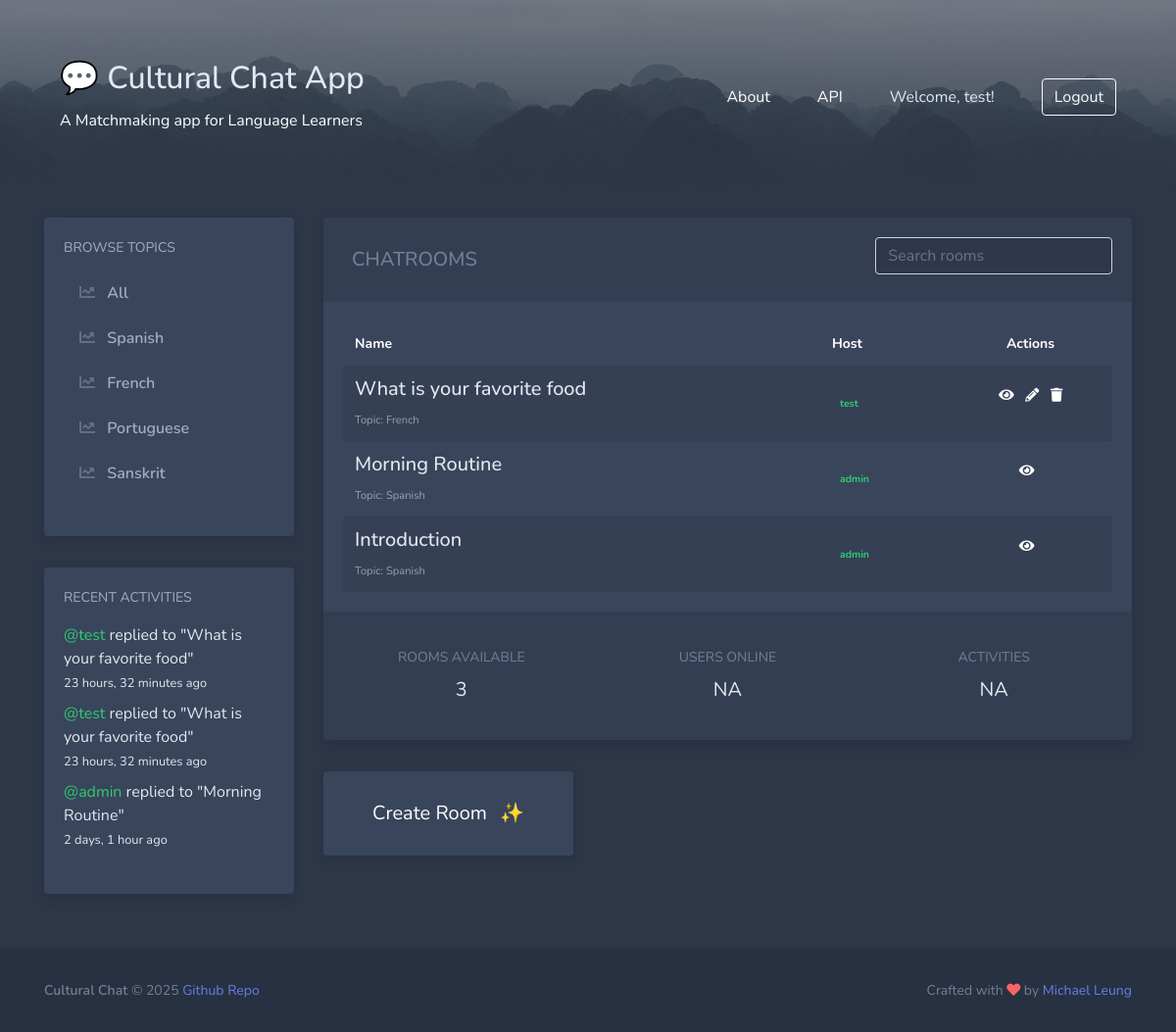
The app's page / (signed in) with its own data.
### chatapp/models.py (models this page shows, shortened)
class Topic(models.Model):
    name = models.CharField(max_length=200)

class Message(models.Model):
    user = models.ForeignKey(User, on_delete=models.CASCADE)
    room = models.ForeignKey(Room, on_delete=models.CASCADE)
    body = models.TextField()
    updated = models.DateTimeField(auto_now=True)
    created = models.DateTimeField(auto_now_add=True)
    class Meta:
        ordering = ['-updated', '-created']

class Room(models.Model):
    host = models.ForeignKey(User, on_delete=models.SET_NULL, null=True)
    topic = models.ForeignKey(Topic, on_delete=models.SET_NULL, null=True)
    name = models.CharField(max_length=200)
    description = models.TextField(null=True, blank=True)
    participants = models.ManyToManyField(User, related_name='participants', blank=True)
    updated = models.DateTimeField(auto_now=True)
    created = models.DateTimeField(auto_now_add=True)
    class Meta:
        ordering = ['-updated', '-created']
    def __str__(self):
        return self.name

### chatapp/views.py (the view)
# urls.py: path("", views.home, name="home"),
def home(request):
    q = request.GET.get('q') if request.GET.get('q') != None else ''
    rooms = Room.objects.filter(
        Q(topic__name__icontains=q) |
        Q(name__icontains=q) |
        Q(description__icontains=q)
        )
    topics = Topic.objects.all()
    room_count = rooms.count()
    room_messages = Message.objects.filter(Q(room__topic__name__icontains=q))
    context = {
        'rooms' : rooms,
        'topics': topics,
        'room_count': room_count,
        'room_messages': room_messages,
        'q': q,
        }
    return render(request, 'chatapp/home.html', context)

### chatapp/templates/chatapp/home.html
{% extends 'main.html' %} {% block content %}
<div class="container py-4">
  <div class="row">
    <div class="col-lg-4 col-xl-3">
      {% include 'chatapp/components/sidebar.html' %}
    </div>
    <div class="col-lg-8 col-xl-9">
      {% include 'chatapp/components/activities.html' %}
      <div class="row">
        <div class="col-sm-6 col-lg-4">
          <a class="block" href="{% url 'create-room' %}">
            <div
              class="block-content block-content-full d-flex justify-content-center align-items-center"
            >
              <div class="py-2 text-center">
                <div class="text-white font-size-lg fw-bold">
                  <span class="mr-2">Create Room</span> ✨
                </div>
              </div>
            </div>
          </a>
        </div>
      </div>
    </div>
  </div>
</div>
{% endblock %}

### templates/header.html (shortened to what this page needs)
{% load static %}
<div class="bg-image">
  <div class="bg-image-overlay pt-5 py-md-5">
    <nav class="container navbar bg-body-tertiary">
      <div class="container-fluid">
        <a class="navbar-brand text-white" href="/">
          <h2>💬 Cultural Chat App</h2>
          <small>A Matchmaking app for Language Learners</small>
        </a>
        <div class="d-flex align-items-center">
          <a class="text-white mr-5" href="{% url 'about' %}">About</a>
          <a class="text-white mr-5" target="_blank" href="api/rooms/">API</a>
          {% if request.user.is_authenticated %}
          <span class="mr-5">Welcome, {{ request.user.username }}!</span>
          <a href="{% url 'logout' %}" class="btn btn-outline-light me-2">
            Logout
          </a>
          {% endif %}
        </div>
      </div>
    </nav>
  </div>
</div>

### chatapp/templates/chatapp/components/sidebar.html
<div class="block d-none d-lg-block me-lg-4">
  <div class="block-content">
    <div class="font-size-sm text-uppercase text-light fw-bold mb-3">
      Browse Topics
    </div>
    <ul class="nav-main mb-4">
      <li class="nav-main-item">
        <a class="nav-main-link" href="/">
          <i class="fa fa-chart-line nav-main-icon"></i>
          <span class="nav-main-text">All</span>
        </a>
      </li>
      {% for topic in topics %}
      <li class="nav-main-item">
        <a class="nav-main-link" href="{% url 'home' %}?q={{topic.name}}">
          <i class="fa fa-chart-line nav-main-icon"></i>
          <span class="nav-main-text">{{topic.name}}</span>
        </a>
      </li>
      {% endfor %}
    </ul>
  </div>
</div>
<div class="block d-none d-lg-block me-lg-4">
  <div class="block-content">
    <div class="font-size-sm text-uppercase text-light fw-bold mb-3">
      Recent Activities
    </div>
    <ul class="nav-main mb-4">
      {% for message in room_messages %}
        <li class="mb-2">
          <div>
            <a class="text-green" href="{% url 'user-profile' message.user.id %}">@{{ message.user }}</a> replied to "{{ message.room }}"
          </div>
          <div><small>{{ message.created|timesince }} ago</small></div>
        </li>
      {% endfor %}
    </ul>
  </div>
</div>

### chatapp/templates/chatapp/components/activities.html (shortened to what this page needs)
<div class="block">
  <div class="block-content bg-black-10">
    <div class="row">
      <div class="col-lg-8  d-flex align-items-center pl-4">
        <h3 class="font-size-lg text-muted fw-bold text-uppercase mb-0">
          Chatrooms
        </h3>
      </div>
      <div class="col-lg-4">
        <form action="{% url 'home' %}" method="GET" class="mb-2">
          <input
            type="text"
            name="q"
            class="form-control bg-black-10 search"
            placeholder="Search rooms"
          />
        </form>
      </div>
    </div>
  </div>
  <div class="block-content">
    <div class="table-responsive">
      <table
        class="table table-dark table-borderless table-striped table-vcenter font-size-sm mb-0"
      >
        <thead>
          <tr>
            <th>Name</th>
            <th>Host</th>
            <th class="text-center">Actions</th>
          </tr>
        </thead>
        <tbody>
          {% for room in rooms %}
          <tr>
            <td>
              <a  href="{% url 'room' room.id %}">
                <h5 >{{room.name}}</h5>
              </a>
              <p
                class="font-size-sm text-white-50 mb-0 d-none d-md-block"
              >
              <small>Topic: {{room.topic.name}}</small>
              </p>
            </td>
            <td>
              <span class="badge text-bg-success p-2 ">
                <div class="text-green">{{room.host.username}}</div>
              </span>
            </td>
            <td class="text-center">
              <p>
                <a href="{% url 'room' room.id %}"><i class="fa fa-solid fa-eye text-white mr-2"></i></a>
                {% if request.user == room.host %}
                <a href="{% url 'update-room' room.id %}"><i class="fa fa-pencil-alt mr-2 text-white"></i></a>
                <a href="{% url 'delete-room' room.id %}"><i class="fa fa-trash text-white"></i></a>
                {% endif %}
              </p>
            </td>
          </tr>
          {% endfor %}
        </tbody>
      </table>
    </div>
  </div>
  <div class="block-content bg-black-10">
    <div class="row text-center">
      <div class="col-sm-4 py-3">
        <div class="text-muted mb-2 text-uppercase font-size-sm fw-bold">
          Rooms Available
        </div>
        <div class="text-black font-size-lg fw-bold">{{room_count}}</div>
      </div>
      <div class="col-sm-4 py-3">
        <div class="text-muted mb-2 text-uppercase font-size-sm fw-bold">
          Users Online
        </div>
        <div class="text-black font-size-lg fw-bold">NA</div>
      </div>
      <div class="col-sm-4 py-3">
        <div class="text-muted mb-2 text-uppercase font-size-sm fw-bold">
          Activities
        </div>
        <div class="text-black font-size-lg fw-bold">NA</div>
      </div>
    </div>
  </div>
</div>

### static/styles/main.css (style rules this page uses)
html, body { font-family: 'Nunito'; background: #2d3748; color: #e2e8f0; }
h1, h2, h3, h4, h5, h6, .h1, .h2, .h3, .h4, .h5, .h6 { font-family: 'Nunito'; color: #e2e8f0; }
.text-light { color: #A0AEC0 !important; }
.text-muted { color: #718096 !important; }
.bg-black-10 { background-color: rgba(0, 0, 0, 0.1); }
.font-size-lg { font-size: 1.25rem; }
.font-size-sm { font-size: .875rem; }
a, .btn.btn-link { color: #667eea; }
a, a:focus, a:hover, .btn.btn-link { text-decoration: none; }
.table-vcenter th, .table-vcenter td { vertical-align: middle; }
.table-dark { background-color: #39455b; }
.table-dark.table-striped tbody tr:nth-of-type(odd) { background-color: rgba(0, 0, 0, 0.075); }
.bg-image { background-position: 50% 0%; background-size: cover; background-image: url('/static/images/bg-header.jpg'); }
.bg-image-overlay { background: #2d3748; background: linear-gradient(0deg, #2d3748 0%, rgba(45, 55, 72, 0.5) 100%); }
.block { display: block; margin-bottom: 2rem; background-color: #39455b; border-radius: .25rem; box-shadow: 0 0.25rem 0.75rem rgba(26, 32, 44, 0.25); transition: box-shadow .12s ease-out; }
.block .block-content { padding: 1.25rem; }
.block .block-content:first-child { border-top-right-radius: .25rem; border-top-left-radius: .25rem; }
.block .block-content:last-child { border-bottom-right-radius: .25rem; border-bottom-left-radius: .25rem; }
a.block { color: #000; }
.nav-main { list-style: none; padding-left: 0; margin-bottom: 0; }
.nav-main-item:not(:last-child) { display: flex; align-items: center; margin-bottom: .375rem; }
.nav-main-icon { display: inline-block; text-align: center; width: 1.5rem; margin-right: .25rem; opacity: .4; }
.nav-main-icon, .nav-main-text { position: relative; z-index: 2; }
.nav-main-link { overflow: hidden; position: relative; display: block; width: 100%; padding: .5rem .75rem; font-weight: 600; color: #a0aec0; border-radius: .125rem; }
.nav-main-link::before, .nav-main-link::after { position: absolute; display: none; content: ''; z-index: 0; top: 0; bottom: 0; display: block; opacity: 0; transition: opacity .25s ease-out, -webkit-transform .25s ease-out; transition: transform .25s ease-out, opacity .25s ease-out; transition: transform .25s ease-out, opacity .25s ease-out, -webkit-transform .25s ease-out; will-change: opacity, transform; }
.nav-main-link::before { left: 0; width: 100%; background-color: rgba(0, 0, 0, 0.1); -webkit-transform: translateX(-30%); transform: translateX(-30%); }
.nav-main-link::after { top: 0; width: .5rem; right: 0; background-color: #667eea; -webkit-transform: translateX(100%); transform: translateX(100%); }

### chatapp/static/chatapp/styles.css (style rules this page uses)
.text-green { color: #2ecc71; }

### records on screen
Topic: name "Spanish"
Topic: name "French"
Topic: name "Portuguese"
Topic: name "Sanskrit"
Message: user "test", room "What is your favorite food", created "23 hours, 32 minutes"
Message: user "test", room "What is your favorite food", created "23 hours, 32 minutes"
Message: user "admin", room "Morning Routine", created "2 days, 1 hour"
Room: name "What is your favorite food", topic.name "French", host.username "test"
Room: name "Morning Routine", topic.name "Spanish", host.username "admin"
Room: name "Introduction", topic.name "Spanish", host.username "admin"

### other values on screen
{{ request.user.username }} "test"
{{ room_count }} "3"
